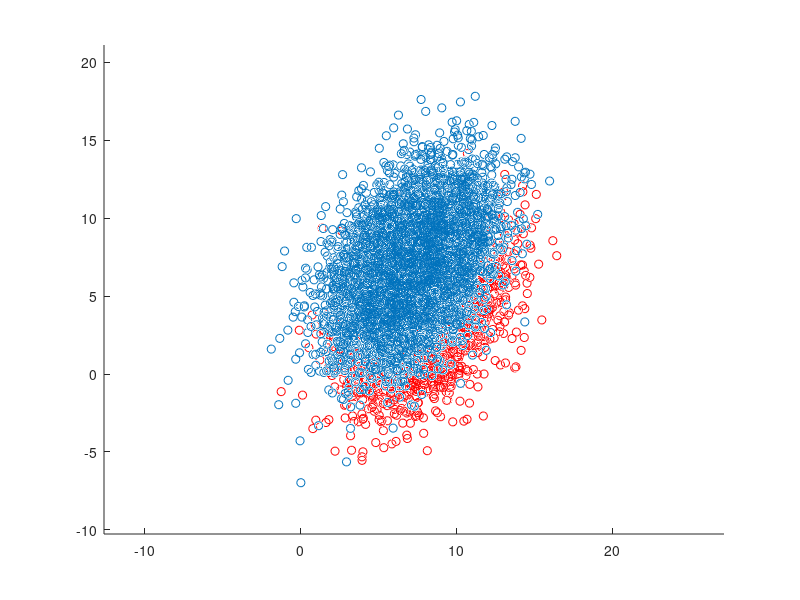

The MATLAB script that drew this image:
load ('donnees1.mat')

close all
figure(1)
hold on

axis equal

scatter3(C1(:, 1), C1(:,2),C1(:, 3))
scatter3(C2(:, 1), C2(:,2),C2(:, 3), 'r')
hold off


